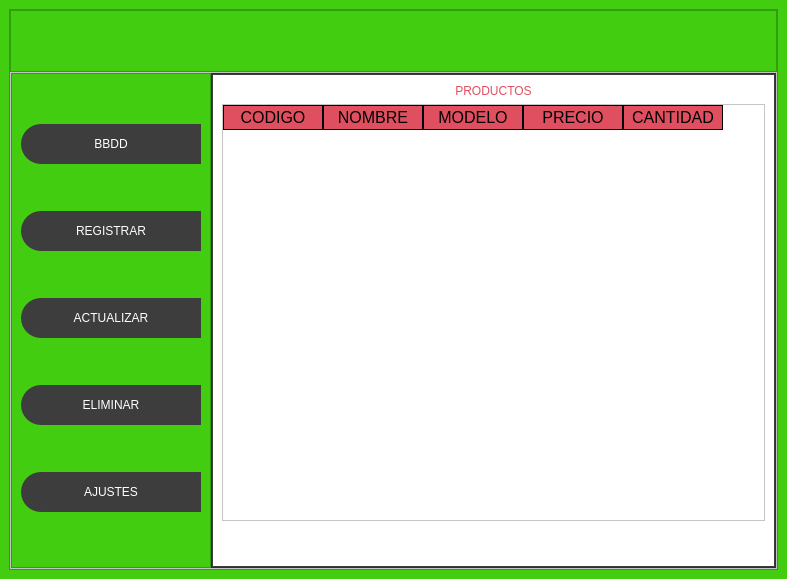
<?xml version="1.0" encoding="UTF-8"?>
<ui version="4.0">
 <class>MainWindow</class>
 <widget class="QMainWindow" name="MainWindow">
  <property name="geometry">
   <rect>
    <x>0</x>
    <y>0</y>
    <width>787</width>
    <height>579</height>
   </rect>
  </property>
  <property name="windowTitle">
   <string>MainWindow</string>
  </property>
  <property name="styleSheet">
   <string notr="true">background-color: #42cd10;</string>
  </property>
  <widget class="QWidget" name="centralwidget">
   <layout class="QHBoxLayout" name="horizontalLayout_2">
    <item>
     <widget class="QFrame" name="frame">
      <property name="styleSheet">
       <string notr="true"/>
      </property>
      <property name="frameShape">
       <enum>QFrame::StyledPanel</enum>
      </property>
      <property name="frameShadow">
       <enum>QFrame::Raised</enum>
      </property>
      <layout class="QVBoxLayout" name="verticalLayout" stretch="1,8">
       <property name="spacing">
        <number>0</number>
       </property>
       <property name="leftMargin">
        <number>0</number>
       </property>
       <property name="topMargin">
        <number>0</number>
       </property>
       <property name="rightMargin">
        <number>0</number>
       </property>
       <property name="bottomMargin">
        <number>0</number>
       </property>
       <item>
        <widget class="QFrame" name="frame_superior">
         <property name="styleSheet">
          <string notr="true">QFrame {
	background-color: #42cd10;
}

QPushButton {
	background-color: #000000ff;
	border-radius: 20px;
}

QPushButton:hover {
	background-color: rgb(61,61,61);
	border-radius: 20px;
}</string>
         </property>
         <property name="frameShape">
          <enum>QFrame::StyledPanel</enum>
         </property>
         <property name="frameShadow">
          <enum>QFrame::Raised</enum>
         </property>
         <layout class="QHBoxLayout" name="horizontalLayout_3">
          <item>
           <widget class="QPushButton" name="bt_menu">
            <property name="minimumSize">
             <size>
              <width>200</width>
              <height>40</height>
             </size>
            </property>
            <property name="text">
             <string/>
            </property>
            <property name="icon">
             <iconset>
              <normaloff>images/menu.png</normaloff>images/menu.png</iconset>
            </property>
            <property name="iconSize">
             <size>
              <width>38</width>
              <height>38</height>
             </size>
            </property>
           </widget>
          </item>
          <item>
           <spacer name="horizontalSpacer">
            <property name="orientation">
             <enum>Qt::Horizontal</enum>
            </property>
            <property name="sizeHint" stdset="0">
             <size>
              <width>346</width>
              <height>20</height>
             </size>
            </property>
           </spacer>
          </item>
          <item>
           <widget class="QPushButton" name="bt_minimizar">
            <property name="minimumSize">
             <size>
              <width>40</width>
              <height>40</height>
             </size>
            </property>
            <property name="text">
             <string/>
            </property>
            <property name="icon">
             <iconset>
              <normaloff>images/minimizar.png</normaloff>images/minimizar.png</iconset>
            </property>
            <property name="iconSize">
             <size>
              <width>38</width>
              <height>38</height>
             </size>
            </property>
           </widget>
          </item>
          <item>
           <widget class="QPushButton" name="bt_restaurar">
            <property name="minimumSize">
             <size>
              <width>40</width>
              <height>40</height>
             </size>
            </property>
            <property name="text">
             <string/>
            </property>
            <property name="icon">
             <iconset>
              <normaloff>images/restaurar.png</normaloff>images/restaurar.png</iconset>
            </property>
            <property name="iconSize">
             <size>
              <width>38</width>
              <height>38</height>
             </size>
            </property>
           </widget>
          </item>
          <item>
           <widget class="QPushButton" name="bt_maximizar">
            <property name="minimumSize">
             <size>
              <width>40</width>
              <height>40</height>
             </size>
            </property>
            <property name="text">
             <string/>
            </property>
            <property name="icon">
             <iconset>
              <normaloff>images/maximizar.png</normaloff>images/maximizar.png</iconset>
            </property>
            <property name="iconSize">
             <size>
              <width>38</width>
              <height>38</height>
             </size>
            </property>
           </widget>
          </item>
          <item>
           <widget class="QPushButton" name="bt_cerrar">
            <property name="minimumSize">
             <size>
              <width>40</width>
              <height>40</height>
             </size>
            </property>
            <property name="text">
             <string/>
            </property>
            <property name="icon">
             <iconset>
              <normaloff>images/cerrar.png</normaloff>images/cerrar.png</iconset>
            </property>
            <property name="iconSize">
             <size>
              <width>38</width>
              <height>38</height>
             </size>
            </property>
           </widget>
          </item>
         </layout>
        </widget>
       </item>
       <item>
        <widget class="QFrame" name="frame_contenido">
         <property name="styleSheet">
          <string notr="true">background-color: white;</string>
         </property>
         <property name="frameShape">
          <enum>QFrame::StyledPanel</enum>
         </property>
         <property name="frameShadow">
          <enum>QFrame::Raised</enum>
         </property>
         <layout class="QHBoxLayout" name="horizontalLayout_4">
          <property name="spacing">
           <number>0</number>
          </property>
          <property name="leftMargin">
           <number>0</number>
          </property>
          <property name="topMargin">
           <number>0</number>
          </property>
          <property name="rightMargin">
           <number>0</number>
          </property>
          <property name="bottomMargin">
           <number>0</number>
          </property>
          <item>
           <widget class="QFrame" name="frame_control">
            <property name="minimumSize">
             <size>
              <width>200</width>
              <height>0</height>
             </size>
            </property>
            <property name="maximumSize">
             <size>
              <width>0</width>
              <height>16777215</height>
             </size>
            </property>
            <property name="styleSheet">
             <string notr="true">QFrame {
	background-color: #42cd10;
}

QPushButton {
	background-color: rgb(61, 61, 61);
	border-top-left-radius: 20px;
	border-bottom-left-radius: 20px;
	color: rgb(255, 255, 255);
	font: 77 10pt &quot;Arial Black&quot;;
}

QPushButton:hover {
	background-color: white;
	border-top-left-radius: 20px;
	border-bottom-left-radius: 20px;
	color: #000000;
	font: 77 10pt &quot;Arial Black&quot;;
}</string>
            </property>
            <property name="frameShape">
             <enum>QFrame::StyledPanel</enum>
            </property>
            <property name="frameShadow">
             <enum>QFrame::Raised</enum>
            </property>
            <layout class="QVBoxLayout" name="verticalLayout_2">
             <item>
              <widget class="QPushButton" name="bt_datos">
               <property name="minimumSize">
                <size>
                 <width>0</width>
                 <height>40</height>
                </size>
               </property>
               <property name="text">
                <string>BBDD</string>
               </property>
               <property name="icon">
                <iconset>
                 <normaloff>images/bbdd.png</normaloff>images/bbdd.png</iconset>
               </property>
               <property name="iconSize">
                <size>
                 <width>38</width>
                 <height>38</height>
                </size>
               </property>
              </widget>
             </item>
             <item>
              <widget class="QPushButton" name="bt_registrar">
               <property name="minimumSize">
                <size>
                 <width>0</width>
                 <height>40</height>
                </size>
               </property>
               <property name="text">
                <string>REGISTRAR</string>
               </property>
               <property name="icon">
                <iconset>
                 <normaloff>images/persona.png</normaloff>images/persona.png</iconset>
               </property>
               <property name="iconSize">
                <size>
                 <width>38</width>
                 <height>38</height>
                </size>
               </property>
              </widget>
             </item>
             <item>
              <widget class="QPushButton" name="bt_actualizar">
               <property name="minimumSize">
                <size>
                 <width>0</width>
                 <height>40</height>
                </size>
               </property>
               <property name="text">
                <string>ACTUALIZAR</string>
               </property>
               <property name="icon">
                <iconset>
                 <normaloff>images/editar.png</normaloff>images/editar.png</iconset>
               </property>
               <property name="iconSize">
                <size>
                 <width>38</width>
                 <height>38</height>
                </size>
               </property>
              </widget>
             </item>
             <item>
              <widget class="QPushButton" name="bt_eliminar">
               <property name="minimumSize">
                <size>
                 <width>0</width>
                 <height>40</height>
                </size>
               </property>
               <property name="text">
                <string>ELIMINAR</string>
               </property>
               <property name="icon">
                <iconset>
                 <normaloff>images/eliminar.png</normaloff>images/eliminar.png</iconset>
               </property>
               <property name="iconSize">
                <size>
                 <width>38</width>
                 <height>38</height>
                </size>
               </property>
              </widget>
             </item>
             <item>
              <widget class="QPushButton" name="bt_ajustes">
               <property name="minimumSize">
                <size>
                 <width>0</width>
                 <height>40</height>
                </size>
               </property>
               <property name="text">
                <string>AJUSTES</string>
               </property>
               <property name="icon">
                <iconset>
                 <normaloff>images/ajustes.png</normaloff>images/ajustes.png</iconset>
               </property>
               <property name="iconSize">
                <size>
                 <width>38</width>
                 <height>38</height>
                </size>
               </property>
              </widget>
             </item>
            </layout>
           </widget>
          </item>
          <item>
           <widget class="QFrame" name="frame_paginas">
            <property name="styleSheet">
             <string notr="true">QFrame {
    background-color: rgb(61, 61, 61);
}

QLabel {
    font: 87 12pt &quot;Arial Black&quot;;
    background-color: #000000ff;
    color: #E04F60; 
    border: 0px solid #14C8DC;
}

QLineEdit{
    border: 0px;
    color: rgb(255, 255, 255);
    border-bottom: 2px solid rgb(61, 61, 61);
    font: 75 12pt &quot;Times New Roman&quot;;
}

QPushButton {
    background-color: rgb(61, 61, 61);
    border-radius: 15px;
    color: rgb(255, 255, 255);
    font: 77 10pt &quot;Arial Black&quot;;
}

QPushButton:hover {
    background-color: #E04F60;
    border-radius: 15px;
    color: rgb(0, 0, 0);
    font: 77 10pt &quot;Arial Black&quot;;
}

QTableWidget {
    background-color: rgb(255, 255, 255);
    color: rgb(0, 0, 0);
    gridline-color: #E04F60;
    font-size: 12pt;
    color: #000000;
}

QHeaderView::section {
    background-color: #E04F60;
    border: 1px solid rgb(0, 0, 0);
    font-size: 12pt;
}

QTableWidget QTableCornerButton::section {
    background-color: rgb(0, 0, 0);
    border: 1px solid #E04F60;
}

</string>
            </property>
            <property name="frameShape">
             <enum>QFrame::StyledPanel</enum>
            </property>
            <property name="frameShadow">
             <enum>QFrame::Raised</enum>
            </property>
            <layout class="QVBoxLayout" name="verticalLayout_3">
             <property name="leftMargin">
              <number>1</number>
             </property>
             <property name="topMargin">
              <number>1</number>
             </property>
             <property name="rightMargin">
              <number>1</number>
             </property>
             <property name="bottomMargin">
              <number>1</number>
             </property>
             <item>
              <widget class="QStackedWidget" name="stackedWidget">
               <property name="styleSheet">
                <string notr="true">background-color: white; </string>
               </property>
               <widget class="QWidget" name="page_datos">
                <layout class="QVBoxLayout" name="verticalLayout_4">
                 <item>
                  <widget class="QLabel" name="label">
                   <property name="text">
                    <string>PRODUCTOS</string>
                   </property>
                   <property name="alignment">
                    <set>Qt::AlignCenter</set>
                   </property>
                  </widget>
                 </item>
                 <item>
                  <widget class="QTableWidget" name="tabla_productos">
                   <column>
                    <property name="text">
                     <string>CODIGO</string>
                    </property>
                   </column>
                   <column>
                    <property name="text">
                     <string>NOMBRE</string>
                    </property>
                   </column>
                   <column>
                    <property name="text">
                     <string>MODELO</string>
                    </property>
                   </column>
                   <column>
                    <property name="text">
                     <string>PRECIO</string>
                    </property>
                   </column>
                   <column>
                    <property name="text">
                     <string>CANTIDAD</string>
                    </property>
                   </column>
                  </widget>
                 </item>
                 <item>
                  <layout class="QHBoxLayout" name="horizontalLayout_5">
                   <item>
                    <spacer name="horizontalSpacer_2">
                     <property name="orientation">
                      <enum>Qt::Horizontal</enum>
                     </property>
                     <property name="sizeHint" stdset="0">
                      <size>
                       <width>40</width>
                       <height>20</height>
                      </size>
                     </property>
                    </spacer>
                   </item>
                   <item>
                    <widget class="QPushButton" name="bt_refrescar">
                     <property name="minimumSize">
                      <size>
                       <width>120</width>
                       <height>30</height>
                      </size>
                     </property>
                     <property name="text">
                      <string>REFRESCAR</string>
                     </property>
                    </widget>
                   </item>
                  </layout>
                 </item>
                </layout>
               </widget>
               <widget class="QWidget" name="page_registrar">
                <layout class="QVBoxLayout" name="verticalLayout_7">
                 <item>
                  <widget class="QLabel" name="label_7">
                   <property name="text">
                    <string>REGISTRAR PRODUCTO</string>
                   </property>
                   <property name="alignment">
                    <set>Qt::AlignCenter</set>
                   </property>
                  </widget>
                 </item>
                 <item>
                  <spacer name="verticalSpacer">
                   <property name="orientation">
                    <enum>Qt::Vertical</enum>
                   </property>
                   <property name="sizeHint" stdset="0">
                    <size>
                     <width>20</width>
                     <height>40</height>
                    </size>
                   </property>
                  </spacer>
                 </item>
                 <item>
                  <layout class="QHBoxLayout" name="horizontalLayout_6">
                   <item>
                    <layout class="QVBoxLayout" name="verticalLayout_5">
                     <property name="spacing">
                      <number>30</number>
                     </property>
                     <item>
                      <widget class="QLabel" name="label_2">
                       <property name="text">
                        <string>CÓDIGO</string>
                       </property>
                      </widget>
                     </item>
                     <item>
                      <widget class="QLabel" name="label_3">
                       <property name="text">
                        <string>NOMBRE</string>
                       </property>
                      </widget>
                     </item>
                     <item>
                      <widget class="QLabel" name="label_5">
                       <property name="text">
                        <string>MODELO</string>
                       </property>
                      </widget>
                     </item>
                     <item>
                      <widget class="QLabel" name="label_4">
                       <property name="text">
                        <string>PRECIO</string>
                       </property>
                      </widget>
                     </item>
                     <item>
                      <widget class="QLabel" name="label_6">
                       <property name="text">
                        <string>CANTIDAD</string>
                       </property>
                      </widget>
                     </item>
                    </layout>
                   </item>
                   <item>
                    <layout class="QVBoxLayout" name="verticalLayout_6">
                     <property name="spacing">
                      <number>30</number>
                     </property>
                     <item>
                      <widget class="QLineEdit" name="reg_codigo"/>
                     </item>
                     <item>
                      <widget class="QLineEdit" name="reg_nombre"/>
                     </item>
                     <item>
                      <widget class="QLineEdit" name="reg_modelo"/>
                     </item>
                     <item>
                      <widget class="QLineEdit" name="reg_precio"/>
                     </item>
                     <item>
                      <widget class="QLineEdit" name="reg_cantidad"/>
                     </item>
                    </layout>
                   </item>
                   <item>
                    <spacer name="horizontalSpacer_4">
                     <property name="orientation">
                      <enum>Qt::Horizontal</enum>
                     </property>
                     <property name="sizeHint" stdset="0">
                      <size>
                       <width>40</width>
                       <height>20</height>
                      </size>
                     </property>
                    </spacer>
                   </item>
                  </layout>
                 </item>
                 <item>
                  <spacer name="verticalSpacer_2">
                   <property name="orientation">
                    <enum>Qt::Vertical</enum>
                   </property>
                   <property name="sizeHint" stdset="0">
                    <size>
                     <width>20</width>
                     <height>40</height>
                    </size>
                   </property>
                  </spacer>
                 </item>
                 <item>
                  <layout class="QHBoxLayout" name="horizontalLayout_7">
                   <item>
                    <widget class="QLabel" name="signal_registrar">
                     <property name="minimumSize">
                      <size>
                       <width>200</width>
                       <height>30</height>
                      </size>
                     </property>
                     <property name="text">
                      <string/>
                     </property>
                     <property name="alignment">
                      <set>Qt::AlignCenter</set>
                     </property>
                    </widget>
                   </item>
                   <item>
                    <spacer name="horizontalSpacer_3">
                     <property name="orientation">
                      <enum>Qt::Horizontal</enum>
                     </property>
                     <property name="sizeHint" stdset="0">
                      <size>
                       <width>40</width>
                       <height>20</height>
                      </size>
                     </property>
                    </spacer>
                   </item>
                   <item>
                    <widget class="QPushButton" name="bt_registrar_tabla">
                     <property name="minimumSize">
                      <size>
                       <width>120</width>
                       <height>30</height>
                      </size>
                     </property>
                     <property name="text">
                      <string>REGISTRAR</string>
                     </property>
                    </widget>
                   </item>
                  </layout>
                 </item>
                </layout>
               </widget>
               <widget class="QWidget" name="page_actualizar">
                <layout class="QVBoxLayout" name="verticalLayout_10">
                 <item>
                  <widget class="QLabel" name="label_16">
                   <property name="text">
                    <string>ACTUALIZAR PRODUCTO</string>
                   </property>
                   <property name="alignment">
                    <set>Qt::AlignCenter</set>
                   </property>
                  </widget>
                 </item>
                 <item>
                  <layout class="QHBoxLayout" name="horizontalLayout_9">
                   <item>
                    <widget class="QLabel" name="label_14">
                     <property name="text">
                      <string>NOMBRE DEL PRODUCTO</string>
                     </property>
                    </widget>
                   </item>
                   <item>
                    <widget class="QLineEdit" name="actualizar_buscar"/>
                   </item>
                   <item>
                    <widget class="QPushButton" name="bt_buscar_actualizar">
                     <property name="minimumSize">
                      <size>
                       <width>120</width>
                       <height>30</height>
                      </size>
                     </property>
                     <property name="text">
                      <string>BUSCAR</string>
                     </property>
                    </widget>
                   </item>
                  </layout>
                 </item>
                 <item>
                  <spacer name="verticalSpacer_4">
                   <property name="orientation">
                    <enum>Qt::Vertical</enum>
                   </property>
                   <property name="sizeHint" stdset="0">
                    <size>
                     <width>20</width>
                     <height>40</height>
                    </size>
                   </property>
                  </spacer>
                 </item>
                 <item>
                  <layout class="QHBoxLayout" name="horizontalLayout_10">
                   <item>
                    <layout class="QVBoxLayout" name="verticalLayout_8">
                     <property name="spacing">
                      <number>30</number>
                     </property>
                     <item>
                      <widget class="QLabel" name="label_9">
                       <property name="text">
                        <string>CÓDIGO</string>
                       </property>
                      </widget>
                     </item>
                     <item>
                      <widget class="QLabel" name="label_10">
                       <property name="text">
                        <string>NOMBRE</string>
                       </property>
                      </widget>
                     </item>
                     <item>
                      <widget class="QLabel" name="label_11">
                       <property name="text">
                        <string>MODELO</string>
                       </property>
                      </widget>
                     </item>
                     <item>
                      <widget class="QLabel" name="label_12">
                       <property name="text">
                        <string>PRECIO</string>
                       </property>
                      </widget>
                     </item>
                     <item>
                      <widget class="QLabel" name="label_13">
                       <property name="text">
                        <string>CANTIDAD</string>
                       </property>
                      </widget>
                     </item>
                    </layout>
                   </item>
                   <item>
                    <layout class="QVBoxLayout" name="verticalLayout_9">
                     <property name="spacing">
                      <number>30</number>
                     </property>
                     <item>
                      <widget class="QLineEdit" name="act_codigo"/>
                     </item>
                     <item>
                      <widget class="QLineEdit" name="act_nombre"/>
                     </item>
                     <item>
                      <widget class="QLineEdit" name="act_modelo"/>
                     </item>
                     <item>
                      <widget class="QLineEdit" name="act_precio"/>
                     </item>
                     <item>
                      <widget class="QLineEdit" name="act_cantidad"/>
                     </item>
                    </layout>
                   </item>
                   <item>
                    <spacer name="horizontalSpacer_6">
                     <property name="orientation">
                      <enum>Qt::Horizontal</enum>
                     </property>
                     <property name="sizeHint" stdset="0">
                      <size>
                       <width>40</width>
                       <height>20</height>
                      </size>
                     </property>
                    </spacer>
                   </item>
                  </layout>
                 </item>
                 <item>
                  <spacer name="verticalSpacer_3">
                   <property name="orientation">
                    <enum>Qt::Vertical</enum>
                   </property>
                   <property name="sizeHint" stdset="0">
                    <size>
                     <width>20</width>
                     <height>40</height>
                    </size>
                   </property>
                  </spacer>
                 </item>
                 <item>
                  <layout class="QHBoxLayout" name="horizontalLayout_8">
                   <item>
                    <widget class="QLabel" name="signal_actualizar">
                     <property name="minimumSize">
                      <size>
                       <width>120</width>
                       <height>30</height>
                      </size>
                     </property>
                     <property name="text">
                      <string/>
                     </property>
                     <property name="alignment">
                      <set>Qt::AlignCenter</set>
                     </property>
                    </widget>
                   </item>
                   <item>
                    <spacer name="horizontalSpacer_5">
                     <property name="orientation">
                      <enum>Qt::Horizontal</enum>
                     </property>
                     <property name="sizeHint" stdset="0">
                      <size>
                       <width>40</width>
                       <height>20</height>
                      </size>
                     </property>
                    </spacer>
                   </item>
                   <item>
                    <widget class="QPushButton" name="bt_actualizar_tabla">
                     <property name="minimumSize">
                      <size>
                       <width>120</width>
                       <height>30</height>
                      </size>
                     </property>
                     <property name="text">
                      <string>ACTUALIZAR</string>
                     </property>
                    </widget>
                   </item>
                  </layout>
                 </item>
                </layout>
               </widget>
               <widget class="QWidget" name="page_eliminar">
                <layout class="QVBoxLayout" name="verticalLayout_11">
                 <item>
                  <widget class="QLabel" name="label_17">
                   <property name="text">
                    <string>ELIMINAR PRODUCTO</string>
                   </property>
                   <property name="alignment">
                    <set>Qt::AlignCenter</set>
                   </property>
                  </widget>
                 </item>
                 <item>
                  <layout class="QHBoxLayout" name="horizontalLayout_11">
                   <item>
                    <widget class="QLabel" name="label_18">
                     <property name="text">
                      <string>NOMBRE DEL PRODUCTO:</string>
                     </property>
                    </widget>
                   </item>
                   <item>
                    <widget class="QLineEdit" name="eliminar_buscar"/>
                   </item>
                   <item>
                    <widget class="QPushButton" name="bt_buscar_eliminar">
                     <property name="minimumSize">
                      <size>
                       <width>100</width>
                       <height>30</height>
                      </size>
                     </property>
                     <property name="text">
                      <string>BUSCAR</string>
                     </property>
                    </widget>
                   </item>
                  </layout>
                 </item>
                 <item>
                  <widget class="QTableWidget" name="tabla_eliminar">
                   <column>
                    <property name="text">
                     <string>CÓDIGO</string>
                    </property>
                   </column>
                   <column>
                    <property name="text">
                     <string>NOMBRE</string>
                    </property>
                   </column>
                   <column>
                    <property name="text">
                     <string>MODELO</string>
                    </property>
                   </column>
                   <column>
                    <property name="text">
                     <string>PRECIO</string>
                    </property>
                   </column>
                   <column>
                    <property name="text">
                     <string>CANTIDAD</string>
                    </property>
                   </column>
                  </widget>
                 </item>
                 <item>
                  <layout class="QHBoxLayout" name="horizontalLayout_12">
                   <item>
                    <widget class="QLabel" name="signal_eliminar">
                     <property name="minimumSize">
                      <size>
                       <width>200</width>
                       <height>30</height>
                      </size>
                     </property>
                     <property name="text">
                      <string/>
                     </property>
                    </widget>
                   </item>
                   <item>
                    <spacer name="horizontalSpacer_7">
                     <property name="orientation">
                      <enum>Qt::Horizontal</enum>
                     </property>
                     <property name="sizeHint" stdset="0">
                      <size>
                       <width>40</width>
                       <height>20</height>
                      </size>
                     </property>
                    </spacer>
                   </item>
                   <item>
                    <widget class="QPushButton" name="bt_eliminar_tabla">
                     <property name="minimumSize">
                      <size>
                       <width>120</width>
                       <height>30</height>
                      </size>
                     </property>
                     <property name="text">
                      <string>ELIMINAR</string>
                     </property>
                    </widget>
                   </item>
                  </layout>
                 </item>
                </layout>
               </widget>
               <widget class="QWidget" name="page_ajustes"/>
              </widget>
             </item>
            </layout>
           </widget>
          </item>
         </layout>
        </widget>
       </item>
      </layout>
     </widget>
    </item>
   </layout>
  </widget>
 </widget>
 <resources/>
 <connections/>
</ui>
